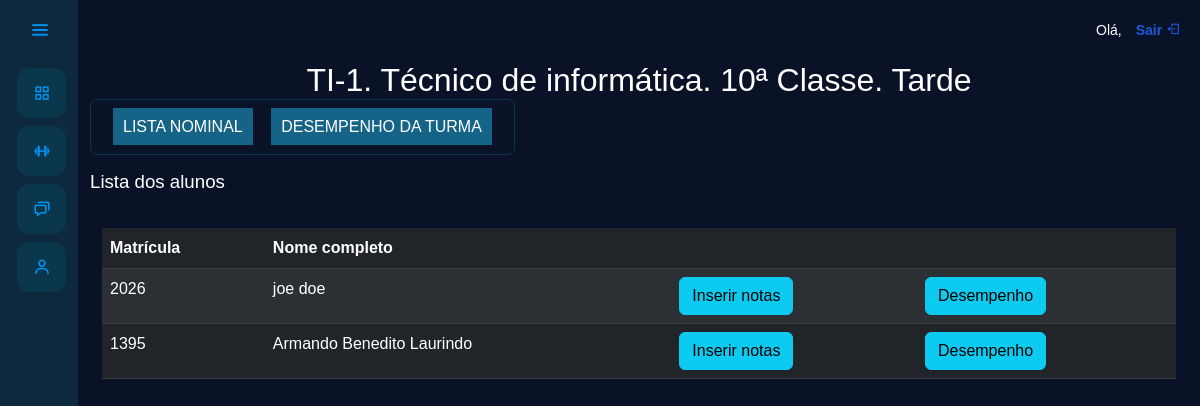
Page /turma/1/ on the committed database.
### usuarios/models.py (models this page shows, shortened)
class Turma(models.Model):
    ANO_LETIVO_CHOICES = [(str(ano), str(ano)) for ano in range(2000, 2051)]
    SERIE_CHOICES = [
        ('7ª Classe', '7ª Classe'),
        ('8ª Classe', '8ª Classe'),
        ('9ª Classe', '9ª Classe'),
        ('10ª Classe', '10º Classe'),
        ('11ª Classe', '11ª Classe'),
        ('12ª Classe', '12ª Classe'),
        ('13ª Classe', '13ª Classe'),
    ]
    PERIODO_CHOICES = [
        ('Manhã', 'Manhã'),
        ('Tarde', 'Tarde'),
        ('Noite', 'Noite'),
    ]
    CURSO_CHOICES = [
        ('Operador de informática', 'Operador de informática'),
        ('Auxiliar de contabilidade', 'Auxiliar de contabilidade'),
        ('Técnico de informática', 'Técnico de informática'),
        ('Informática de gestão', 'Informática de gestão'),
        ('Contabilidade de gestão', 'Contabilidade de gestão'),
        ('Finaças', 'Finaças'),
    ]
    nome = models.CharField(max_length=5, unique=True, verbose_name="Nome da turma")
    curso = models.CharField(max_length=30, choices=CURSO_CHOICES, verbose_name="Curso")
    ano_letivo = models.CharField(max_length=4, choices=ANO_LETIVO_CHOICES, verbose_name="Ano Letivo")
    serie = models.CharField(max_length=10, choices=SERIE_CHOICES, verbose_name="Classe")
    periodo = models.CharField(max_length=5, choices=PERIODO_CHOICES, verbose_name="Periódo")
    professor = models.ManyToManyField(Professor, null=True, blank=True, related_name="turmas", verbose_name="Professor")

class Aluno(models.Model):
    nome = models.CharField(max_length=50, verbose_name='Nome')
    sobrenome = models.CharField(max_length=50, verbose_name='Sobrenome')
    numero_matricula = models.CharField(max_length=20, unique=True, verbose_name="Número de Matrícula")
    turma = models.ForeignKey(Turma, on_delete=models.SET_NULL, null=True, blank=True, related_name="alunos", verbose_name="Turma")

### usuarios/views.py (the view)
# urls.py: path('turma/<str:id_turma>/', views.turma, name='turma'),
@has_role_decorator('professor')
def turma(request, id_turma):
    if request.method == "GET":
        turma = Turma.objects.get(id=id_turma)
        alunos = Aluno.objects.filter(turma=id_turma)
        return render(request, 'turma.html', {'turma': turma, 'alunos': alunos})

### usuarios/templates/turma.html (shortened to what this page needs)
{% extends "base.html" %}
{% load permission_tags %}
{% load static %}
{% block 'head' %}
    <link rel="stylesheet" href="{% static 'usuarios/css/tumas.css' %}">
{% endblock %}
{% block 'dashboard_professor' %}
    <div class="container">
        <div>
            <h1 style="text-align: center; color:#ffffff; font-size: 24pt;">{{turma.nome}}. {{turma.curso}}. {{turma.serie}}. {{turma.periodo}}</h1>
            <div class="head">
                <span class="btn-span" onclick="exibirForm('1')">LISTA NOMINAL</span>
                <span class="btn-span" onclick="exibirForm('2')">DESEMPENHO DA TURMA</span>
            </div>
        </div>
        <br>
        <br>
        <div id="ver-lista-da-turma" class="lista-turma">
            <br>
            <h3>Lista dos alunos</h3>
            <br>
            <div class="container-fluid">
                <table class="table table-dark table-striped">
                    <thead>
                        <tr>
                            <th scope="col">Matrícula</th>
                            <th scope="col">Nome completo</th>
                            <th scope="col"></th>
                            <th scope="col"></th>
                        </tr>
                    </thead>
                    <tbody>
                        {% for aluno in alunos %}
                            <tr>
                                <td>{{aluno.numero_matricula}}</td>
                                <td>{{aluno.nome}} {{aluno.sobrenome}}</td>
                                <td><a href="{% url 'inserir_notas' aluno.id %}"><span class="btn btn-info">Inserir notas</span></a></td>
                                <td><a href="#"><span class="btn btn-info">Desempenho</span></a></td>
                            </tr>
                        {% endfor %}
                    </tbody>
                </table>
            </div>
        </div>
    </div>
{% endblock %}

### templates/static/general/css/base.css (style rules this page uses)
*:not(dialog) { margin: 0; padding: 0; box-sizing: border-box; font-family: "Poppins" , sans-serif; }

### templates/static/general/css/general.css (style rules this page uses)
:root { --main-color: #0A374C; --dark-color: #0E283E; --light-color: #ffc27f; --contrast-color: #f88863; --differential-color: #ffe29a; }

### templates/static/usuarios/css/tumas.css (style rules this page uses)
*:not(dialog) { margin: 0; padding: 0; box-sizing: border-box; }
h3 { font-size: 14pt; margin-bottom: 10px; }
.head { position: absolute; padding: 15px; border: 1px solid #0A374C; border-radius: 7px 7px; }
.head span { background-color: #156488; padding: 10px; margin: 0 7px 0 7px; transition: background-color 0.3s; }

### rows in the picture
Turma: nome "TI-1", curso "Técnico de informática", serie "10ª Classe", periodo "Tarde"
Aluno: numero_matricula "2026", nome "joe", sobrenome "doe"
Aluno: numero_matricula "1395", nome "Armando", sobrenome "Benedito Laurindo"
